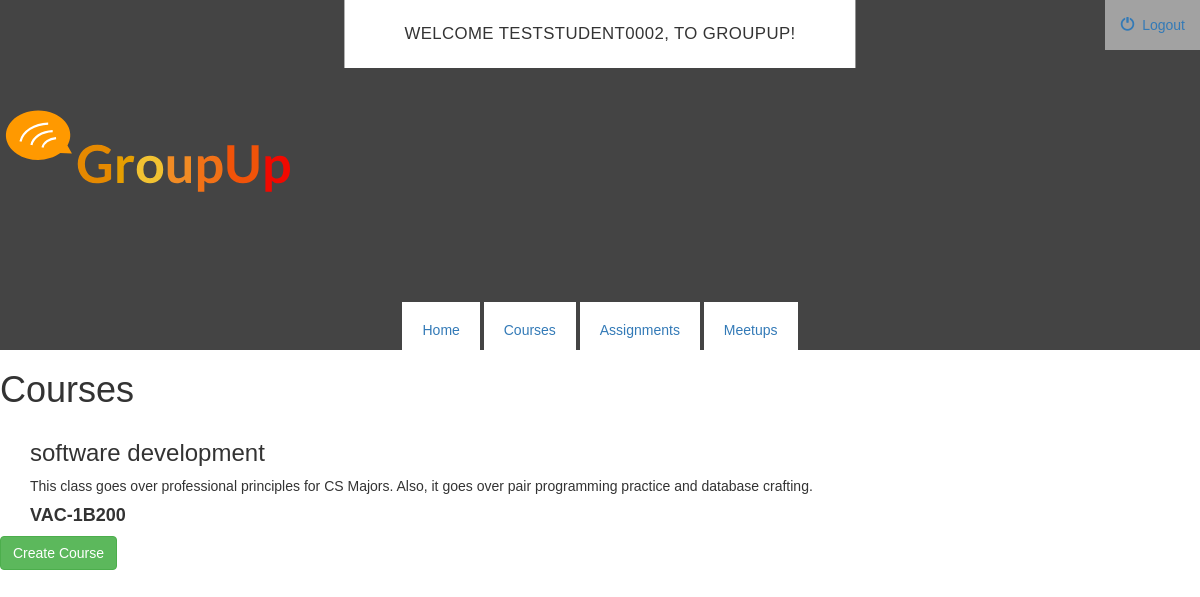
The page /courses/ (signed in) on the database its author committed.
### courses/models.py (models this page shows, shortened)
class Course(models.Model):
    user = models.ForeignKey(settings.AUTH_USER_MODEL, default=1)
    title = models.CharField(max_length=30)
    description = models.TextField(max_length=400)
    location = models.CharField(max_length=30)
    start_day = models.CharField(max_length=25)
    end_day = models.CharField(max_length=25)
    time = models.DateTimeField(auto_now=False)

### courses/views.py (the view)
def index(request):
    courses = Course.objects.filter(user=request.user)
    assignments = Assignment.objects.filter(user=request.user)
    meetups = MeetUp.objects.filter(user=request.user)
    context = {
    'courses':courses,
    'assignments':assignments,
    'meetups':meetups,
    }
    return render(request, 'courses/index.html', context)

### courses/templates/courses/index.html (shortened to what this page needs)
{% extends 'courses/base.html' %}
{% block body %}
<h1>Courses</h1>
{% if courses %}
    {% for course in courses %}
      <div class="container">
        <h3>{{ course.title }}</h3>
        <p>
          {{ course.description }}
        </p>
        <h4><strong>{{ course.location }}</strong></h4>
      </div>
    {% endfor %}
{% else %}
  <h3>You have no courses</h3>
{% endif %}
<a class="btn btn-success" href="{% url 'courses:create_course' %}">Create Course</a>
{% endblock %}

### courses/templates/courses/base.html (shortened to what this page needs)
<!DOCTYPE html>
<html lang="en">
<head>
    {% load staticfiles %}
    <link rel="stylesheet" href="https://maxcdn.bootstrapcdn.com/bootstrap/3.3.6/css/bootstrap.min.css">
    <link rel="stylesheet" type="text/css" href="{% static 'courses/style.css' %}"/>
</head>
<body>
<div class="header-container">
  <h1>Welcome {{ user }}, to GroupUp!</h1>
  <img class="favicon" src="{% static 'courses/img/favicon.svg' %}" alt="" height="300px" width="300px" />
    <nav>
      <ul>
        <li><a href="{% url 'home:index' %}">Home</a></li>
        <li><a href="{% url 'courses:index' %}">Courses</a></li>
        <li><a href="{% url 'assignments:index' %}">Assignments</a></li>
        <li><a href="{% url 'meetups:index' %}">Meetups</a></li>
      </ul>
    </nav>
    <a class="logout-button" href="{% url 'home:logout_user' %}">
      <span class="glyphicon glyphicon-off" aria-hidden="true"></span>&nbsp; Logout
    </a>
</div>
{% block body %}
{% endblock %}
</body>

### courses/static/courses/style.css (style rules this page uses)
body { font-family: 'Montserrat', sans-serif; font-weight: 400; color: #333; }
.header-container { height: 350px; width: 100%; background-color: #444; background-size: cover; background-repeat: no-repeat; background-position: center; position: relative; }
.header-container h1 { position: absolute; background-color: #fff; padding: 25px 60px; left: 50%; -webkit-transform: translateX(-50%); -moz-transform: translateX(-50%); -o-transform: translateX(-50%); -ms-transform: translateX(-50%); transform: translateX(-50%); bottom: 25; margin: 0px; text-transform: uppercase; font-weight: 400; font-size: 1.20em; letter-spacing: 0.4px; }
.header-container nav { width: 100%; height: 40px; background-color: #444; position: absolute; bottom: 0; }
nav ul { text-align: center; position: absolute; width: 100%; margin: 0; padding: 10px; list-style: inline; background-color: rgba(255, 255, 255, 0); }
nav ul li { display: inline; padding: 20px; padding-left: 20px; background-color: rgba(255, 255, 255, 1); }
nav ul li a { text-decoration: none; }
.logout-button { background-color: rgba(255, 255, 255, 0.5); padding: 15px; float: right; }
.favicon { position: absolute; top:0; }

### rows shown on the page
Course: title "software development", description "This class goes over professional principles for CS Majors. Also, it goes over pair programming practice and database crafting.", location "VAC-1B200"

### other values the page prints
{{ user }} "TESTSTUDENT0002"
